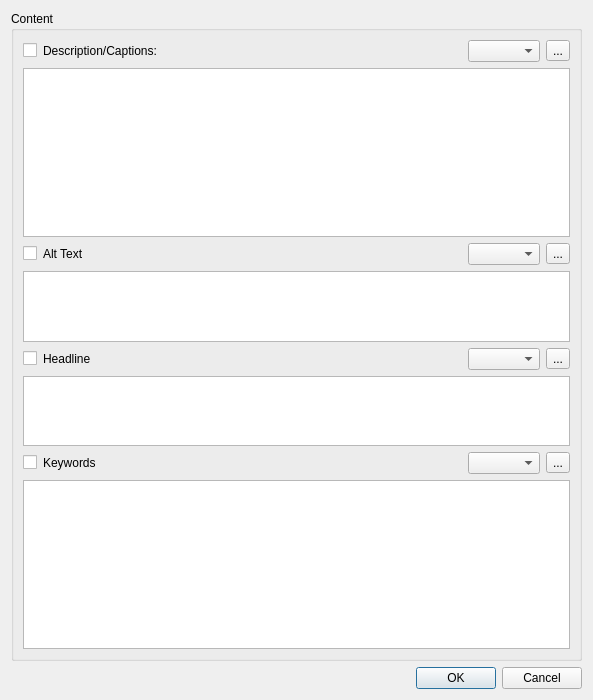
<?xml version="1.0" encoding="UTF-8"?>
<ui version="4.0">
 <class>MetaDataTemplateDialog</class>
 <widget class="QDialog" name="MetaDataTemplateDialog">
  <property name="geometry">
   <rect>
    <x>0</x>
    <y>0</y>
    <width>593</width>
    <height>700</height>
   </rect>
  </property>
  <property name="windowTitle">
   <string>Dialog</string>
  </property>
  <layout class="QVBoxLayout" name="verticalLayout_6">
   <item>
    <widget class="QGroupBox" name="groupBox">
     <property name="title">
      <string>Content</string>
     </property>
     <layout class="QVBoxLayout" name="verticalLayout_5" stretch="2,1,1,2">
      <item>
       <layout class="QVBoxLayout" name="verticalLayout">
        <item>
         <layout class="QHBoxLayout" name="horizontalLayout">
          <item>
           <widget class="QCheckBox" name="on_desc">
            <property name="text">
             <string/>
            </property>
           </widget>
          </item>
          <item>
           <widget class="QLabel" name="label">
            <property name="text">
             <string>Description/Captions:</string>
            </property>
           </widget>
          </item>
          <item>
           <spacer name="horizontalSpacer">
            <property name="orientation">
             <enum>Qt::Orientation::Horizontal</enum>
            </property>
            <property name="sizeHint" stdset="0">
             <size>
              <width>40</width>
              <height>20</height>
             </size>
            </property>
           </spacer>
          </item>
          <item>
           <widget class="QComboBox" name="option_desc"/>
          </item>
          <item>
           <widget class="QToolButton" name="store_desc">
            <property name="text">
             <string>...</string>
            </property>
           </widget>
          </item>
         </layout>
        </item>
        <item>
         <widget class="QPlainTextEdit" name="text_desc"/>
        </item>
       </layout>
      </item>
      <item>
       <layout class="QVBoxLayout" name="verticalLayout_2">
        <item>
         <layout class="QHBoxLayout" name="horizontalLayout_2">
          <item>
           <widget class="QCheckBox" name="on_alt">
            <property name="text">
             <string/>
            </property>
           </widget>
          </item>
          <item>
           <widget class="QLabel" name="label_2">
            <property name="text">
             <string>Alt Text</string>
            </property>
           </widget>
          </item>
          <item>
           <spacer name="horizontalSpacer_2">
            <property name="orientation">
             <enum>Qt::Orientation::Horizontal</enum>
            </property>
            <property name="sizeHint" stdset="0">
             <size>
              <width>40</width>
              <height>20</height>
             </size>
            </property>
           </spacer>
          </item>
          <item>
           <widget class="QComboBox" name="option_alt"/>
          </item>
          <item>
           <widget class="QToolButton" name="store_alt">
            <property name="text">
             <string>...</string>
            </property>
           </widget>
          </item>
         </layout>
        </item>
        <item>
         <widget class="QPlainTextEdit" name="text_alt"/>
        </item>
       </layout>
      </item>
      <item>
       <layout class="QVBoxLayout" name="verticalLayout_3">
        <item>
         <layout class="QHBoxLayout" name="horizontalLayout_3">
          <item>
           <widget class="QCheckBox" name="on_headline">
            <property name="text">
             <string/>
            </property>
           </widget>
          </item>
          <item>
           <widget class="QLabel" name="label_3">
            <property name="text">
             <string>Headline</string>
            </property>
           </widget>
          </item>
          <item>
           <spacer name="horizontalSpacer_3">
            <property name="orientation">
             <enum>Qt::Orientation::Horizontal</enum>
            </property>
            <property name="sizeHint" stdset="0">
             <size>
              <width>40</width>
              <height>20</height>
             </size>
            </property>
           </spacer>
          </item>
          <item>
           <widget class="QComboBox" name="option_headline"/>
          </item>
          <item>
           <widget class="QToolButton" name="store_headline">
            <property name="text">
             <string>...</string>
            </property>
           </widget>
          </item>
         </layout>
        </item>
        <item>
         <widget class="QPlainTextEdit" name="text_headline"/>
        </item>
       </layout>
      </item>
      <item>
       <layout class="QVBoxLayout" name="verticalLayout_4">
        <item>
         <layout class="QHBoxLayout" name="horizontalLayout_4">
          <item>
           <widget class="QCheckBox" name="on_keywords">
            <property name="text">
             <string/>
            </property>
           </widget>
          </item>
          <item>
           <widget class="QLabel" name="label_4">
            <property name="text">
             <string>Keywords</string>
            </property>
           </widget>
          </item>
          <item>
           <spacer name="horizontalSpacer_4">
            <property name="orientation">
             <enum>Qt::Orientation::Horizontal</enum>
            </property>
            <property name="sizeHint" stdset="0">
             <size>
              <width>40</width>
              <height>20</height>
             </size>
            </property>
           </spacer>
          </item>
          <item>
           <widget class="QComboBox" name="option_keywords"/>
          </item>
          <item>
           <widget class="QToolButton" name="store_keywords">
            <property name="text">
             <string>...</string>
            </property>
           </widget>
          </item>
         </layout>
        </item>
        <item>
         <widget class="QPlainTextEdit" name="text_keywords"/>
        </item>
       </layout>
      </item>
     </layout>
    </widget>
   </item>
   <item>
    <widget class="QDialogButtonBox" name="buttonBox">
     <property name="orientation">
      <enum>Qt::Orientation::Horizontal</enum>
     </property>
     <property name="standardButtons">
      <set>QDialogButtonBox::StandardButton::Cancel|QDialogButtonBox::StandardButton::Ok</set>
     </property>
    </widget>
   </item>
  </layout>
 </widget>
 <resources/>
 <connections>
  <connection>
   <sender>buttonBox</sender>
   <signal>accepted()</signal>
   <receiver>MetaDataTemplateDialog</receiver>
   <slot>accept()</slot>
   <hints>
    <hint type="sourcelabel">
     <x>248</x>
     <y>254</y>
    </hint>
    <hint type="destinationlabel">
     <x>157</x>
     <y>274</y>
    </hint>
   </hints>
  </connection>
  <connection>
   <sender>buttonBox</sender>
   <signal>rejected()</signal>
   <receiver>MetaDataTemplateDialog</receiver>
   <slot>reject()</slot>
   <hints>
    <hint type="sourcelabel">
     <x>316</x>
     <y>260</y>
    </hint>
    <hint type="destinationlabel">
     <x>286</x>
     <y>274</y>
    </hint>
   </hints>
  </connection>
 </connections>
</ui>
